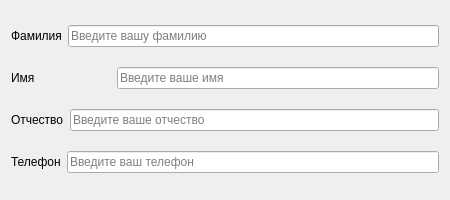
<?xml version="1.0" encoding="UTF-8"?>
<ui version="4.0">
 <class>Form</class>
 <widget class="QWidget" name="Form">
  <property name="geometry">
   <rect>
    <x>0</x>
    <y>0</y>
    <width>450</width>
    <height>200</height>
   </rect>
  </property>
  <property name="windowTitle">
   <string>Регистрация</string>
  </property>
  <layout class="QVBoxLayout" name="verticalLayout">
   <item>
    <layout class="QHBoxLayout">
     <item>
      <widget class="QLabel" name="labelSurname">
       <property name="text">
        <string>Фамилия</string>
       </property>
      </widget>
     </item>
     <item>
      <widget class="QLineEdit" name="lineEditSurname">
       <property name="placeholderText">
        <string>Введите вашу фамилию</string>
       </property>
      </widget>
     </item>
    </layout>
   </item>
   <item>
    <layout class="QHBoxLayout">
     <item>
      <widget class="QLabel" name="labelName">
       <property name="minimumSize">
        <size>
         <width>100</width>
         <height>0</height>
        </size>
       </property>
       <property name="text">
        <string>Имя</string>
       </property>
      </widget>
     </item>
     <item>
      <widget class="QLineEdit" name="lineEditName">
       <property name="placeholderText">
        <string>Введите ваше имя</string>
       </property>
      </widget>
     </item>
    </layout>
   </item>
   <item>
    <layout class="QHBoxLayout">
     <item>
      <widget class="QLabel" name="labelPatronymic">
       <property name="text">
        <string>Отчество</string>
       </property>
      </widget>
     </item>
     <item>
      <widget class="QLineEdit" name="lineEditPatronymic">
       <property name="placeholderText">
        <string>Введите ваше отчество</string>
       </property>
      </widget>
     </item>
    </layout>
   </item>
   <item>
    <layout class="QHBoxLayout">
     <item>
      <widget class="QLabel" name="labelPhone">
       <property name="text">
        <string>Телефон</string>
       </property>
      </widget>
     </item>
     <item>
      <widget class="QLineEdit" name="lineEditPhone">
       <property name="placeholderText">
        <string>Введите ваш телефон</string>
       </property>
      </widget>
     </item>
    </layout>
   </item>
  </layout>
 </widget>
 <resources/>
 <connections/>
</ui>
